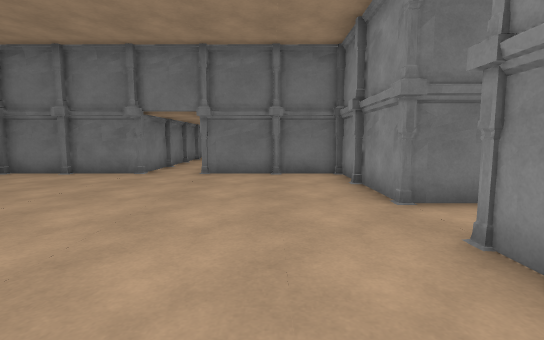
View 1 (above)

18 first-person views from a walk through a Unity game level. The camera is 1.2 m above the floor, tilts 6° down and sees 85° across. The floor is counted in squares, 1 m on a side. Each view is taken from the middle of a square. On the plan, view 1 faces up. The plan holds only what a view shows up to about 13 squares ahead; the rest is blank. The place goes on beyond the plan.

View 2
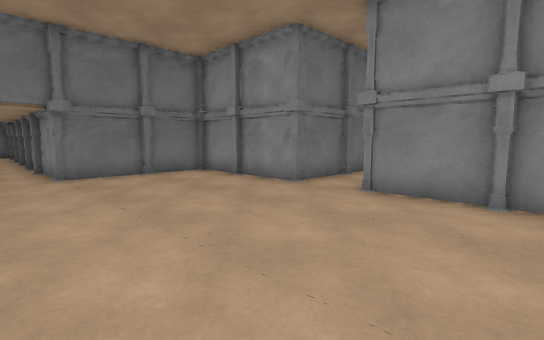

View 3
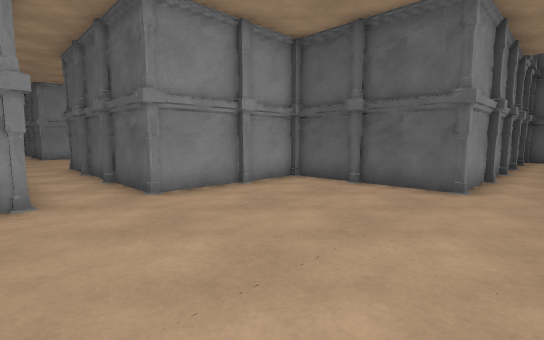

View 4
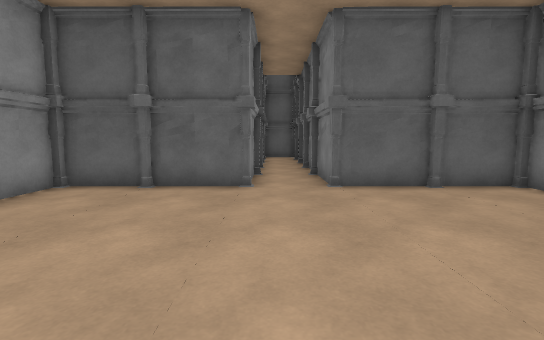

View 5
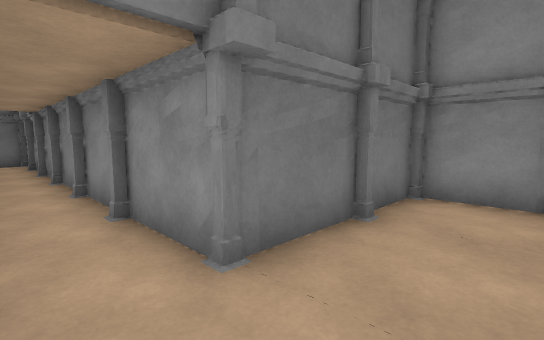

View 6
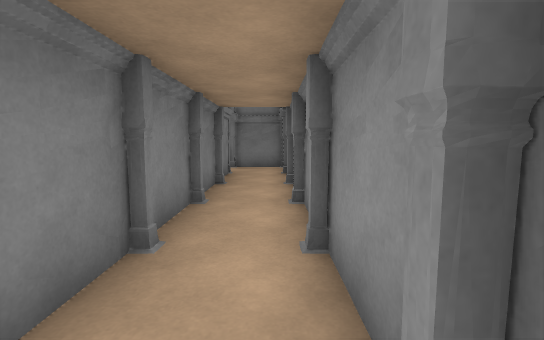

View 7
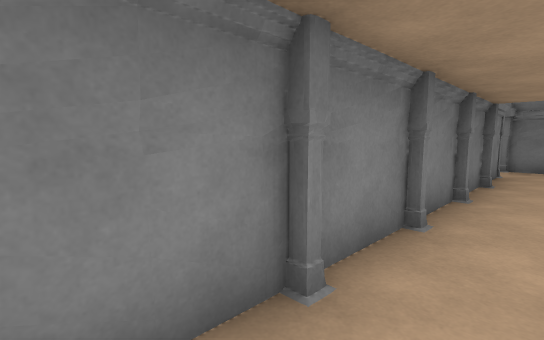

View 8
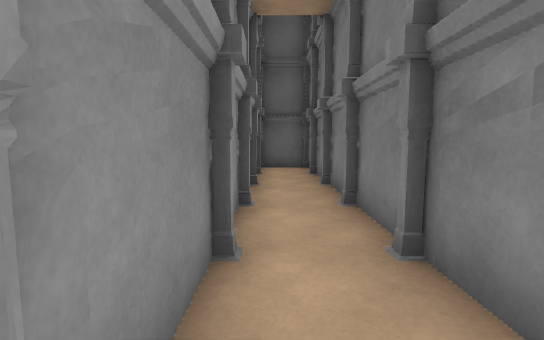

View 9
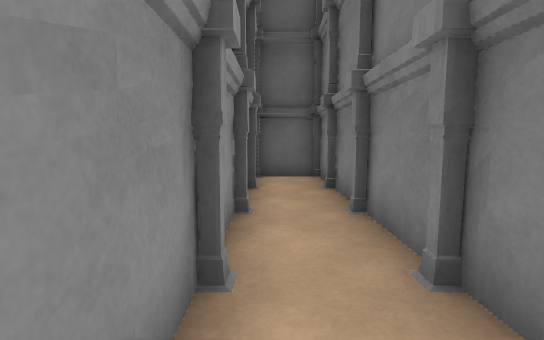

View 10
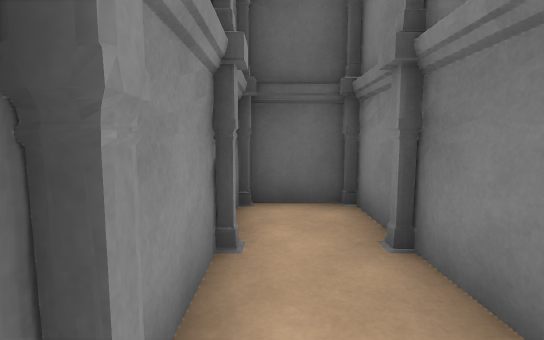

View 11
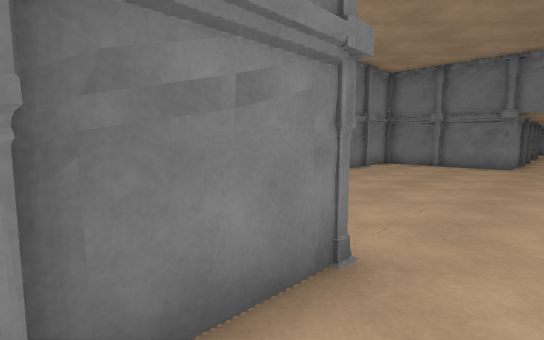

View 12
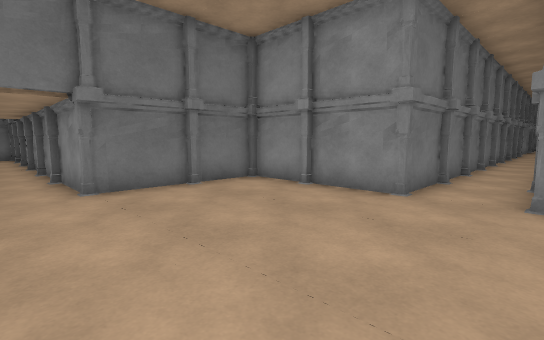

View 13
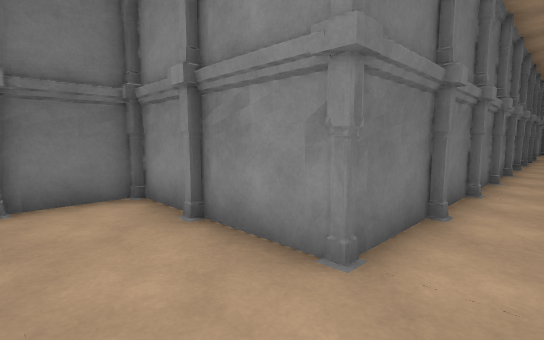

View 14
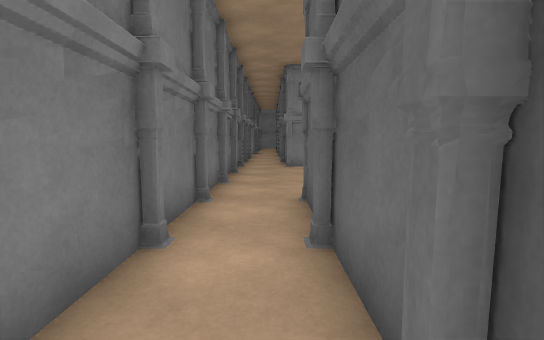

View 15
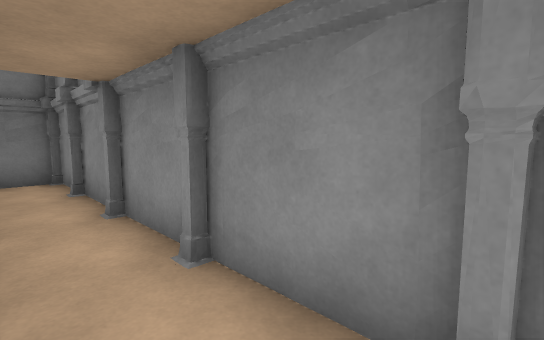

View 16
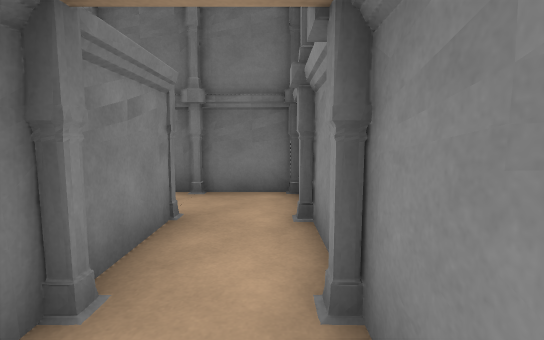

View 17
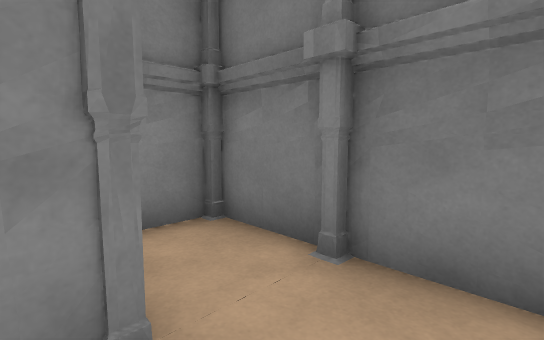

View 18
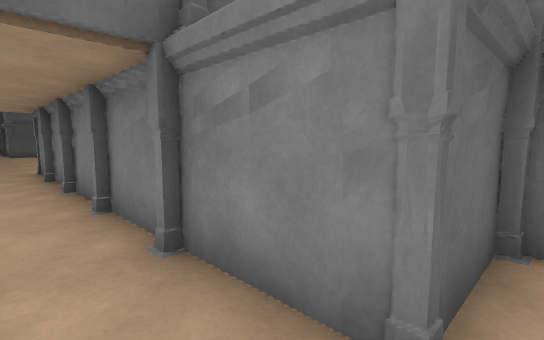

### Floor plan
Points are (right, up) in squares from view 1. A wall is a line through its corners. A room is listed if a view was taken in it or the views show most of it. See-through windows are left out.
Room 1 (views 1, 2, 3, 4, 5, 6, 7, 8, 9, 10, 11, 12, 13, 14, 15, 16, 17, 18)
walls: (-2.5, 13.2) (-2.5, 24.7) (-6.9, 24.7) (-6.9, 22.5) (-4.5, 22.5) (-4.5, 10.2) (-7.6, 10.2); (-7.5, -1.5) (-4.5, -1.5) (-4.5, -8.9); (8.2, 3.3) (9.9, 3.3); (9.9, 5.5) (2.4, 5.4) (2.4, 10.3) (-2.5, 10.3) (-2.5, 12.9); (-4.5, -9.5) (-4.5, -13.5) (-2.3, -13.5) (-2.4, -12.8); (-2.5, -10) (-2.6, -9.4); (-2.4, -11.3) (-2.4, -1.5) (2.5, -1.5) (2.4, 3.3) (7.4, 3.3)

Positions as (right, up) in squares from view 1, and headings:
1: (0, 0), facing up
2: (-4, 0), facing up-right
3: (-4, 6), facing down-right
4: (-3, 6), facing down
5: (-4, 8), facing up-right
6: (-3, 12), facing up
7: (-3, 11), facing up-left
8: (-3, -1), facing down
9: (-3, -4), facing down
10: (-3, -8), facing down
11: (-3, -4), facing up-left
12: (-4, 3), facing up-right
13: (0, 4), facing up-right
14: (4, 4), facing right
15: (-4, 15), facing up-right
16: (-3, 18), facing up
17: (-3, 22), facing up-left
18: (-3, 23), facing down-left
